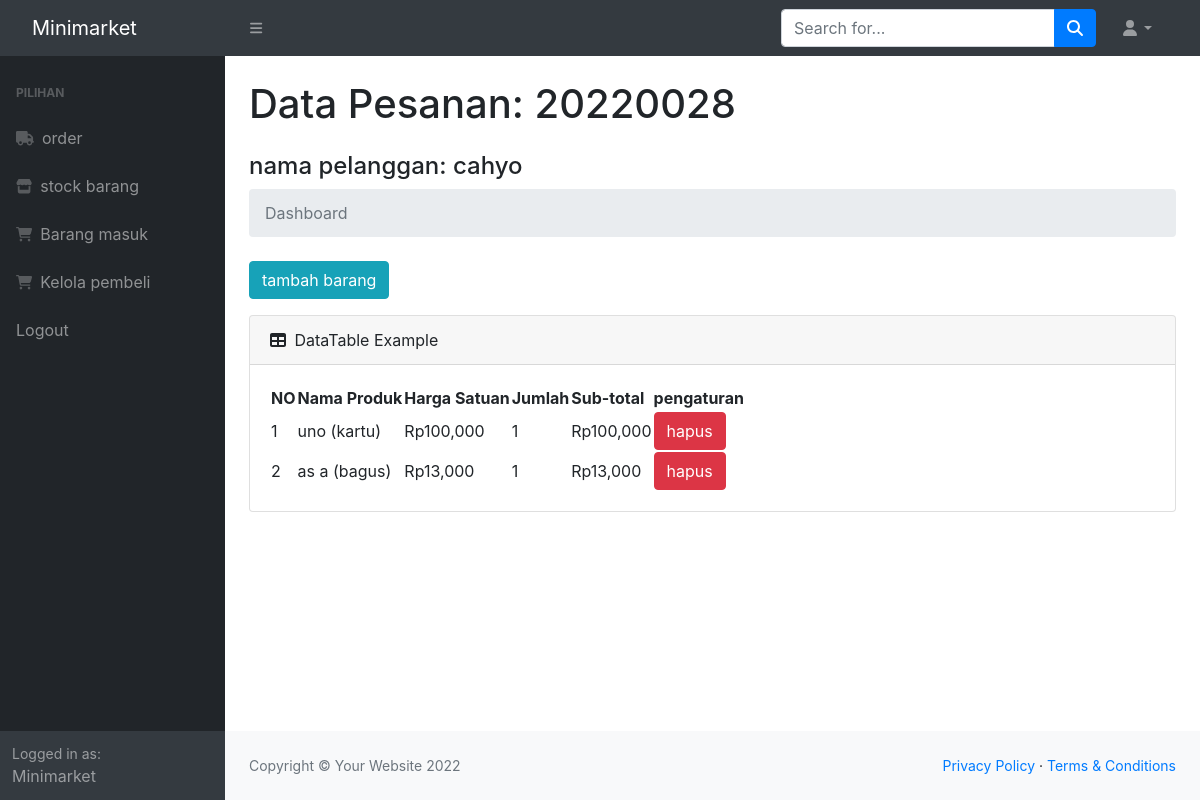
The app's page /tampilan.php?idp=20220028 (signed in) with its own data.
### tables this page shows
CREATE TABLE `pesanan` (
  `idorder` int(11) NOT NULL,
  `tanggal` timestamp NOT NULL DEFAULT current_timestamp(),
  `idpembeli` int(11) NOT NULL
);

CREATE TABLE `pembeli` (
  `idpembeli` int(11) NOT NULL,
  `namapembeli` varchar(50) NOT NULL,
  `nomortelepon` varchar(15) NOT NULL,
  `alamat` text NOT NULL
);

CREATE TABLE `rincianpesanan` (
  `idrincianpesanan` int(11) NOT NULL,
  `idpesanan` int(11) NOT NULL,
  `idproduk` int(11) NOT NULL,
  `qty` int(11) NOT NULL
);

CREATE TABLE `produk` (
  `idproduk` int(11) NOT NULL,
  `namaproduk` varchar(30) NOT NULL,
  `deskripsi` varchar(50) NOT NULL,
  `harga` int(11) NOT NULL,
  `stock` int(11) NOT NULL
);

### tampilan.php (the view, shortened to what this page needs)
<?php
require 'ceklogin.php';
$idp = $_GET['idp'];
if(isset($_GET['idp'])){
    $idp = $_GET['idp'];
    $ambilnamapembeli = mysqli_query($c,"select * from pesanan p, pembeli pl where p.idpembeli=pl.idpembeli and p.idorder='$idp'");
    $np = mysqli_fetch_array($ambilnamapembeli);
    $namapel = $np['namapembeli'];
} else{
    header('location:index.php');
}
?>
<!DOCTYPE html>
<html lang="en">
<head>
        <link href="https://cdn.jsdelivr.net/npm/simple-datatables@latest/dist/style.css" rel="stylesheet" />
        <link href="css/styles.css" rel="stylesheet" />
        <link rel="stylesheet" href="https://cdn.jsdelivr.net/npm/bootstrap@4.6.1/dist/css/bootstrap.min.css">
    </head>
    <body class="sb-nav-fixed">
        <nav class="sb-topnav navbar navbar-expand navbar-dark bg-dark">
            <a class="navbar-brand ps-3" href="index.php">Minimarket</a>
            <button class="btn btn-link btn-sm order-1 order-lg-0 me-4 me-lg-0" id="sidebarToggle" href="#!"><i class="fas fa-bars"></i></button>
            <form class="d-none d-md-inline-block form-inline ms-auto me-0 me-md-3 my-2 my-md-0">
                <div class="input-group">
                    <input class="form-control" type="text" placeholder="Search for..." aria-label="Search for..." aria-describedby="btnNavbarSearch" />
                    <button class="btn btn-primary" id="btnNavbarSearch" type="button"><i class="fas fa-search"></i></button>
                </div>
            </form>
            <ul class="navbar-nav ms-auto ms-md-0 me-3 me-lg-4">
                <li class="nav-item dropdown">
                    <a class="nav-link dropdown-toggle" id="navbarDropdown" href="#" role="button" data-bs-toggle="dropdown" aria-expanded="false"><i class="fas fa-user fa-fw"></i></a>
                </li>
            </ul>
        </nav>
        <div id="layoutSidenav">
            <div id="layoutSidenav_nav">
                <nav class="sb-sidenav accordion sb-sidenav-dark" id="sidenavAccordion">
                    <div class="sb-sidenav-menu">
                        <div class="nav">
                            <div class="sb-sidenav-menu-heading">Pilihan</div>
                            <a class="nav-link" href="index.php">
                                <div class="sb-nav-link-icon"><i class="fa-solid fa-truck"></i></div>
                                order
                            </a>
                            <a class="nav-link" href="stock.php">
                                <div class="sb-nav-link-icon"><i class="fa-solid fa-store"></i></div>
                                stock barang
                            </a>
                            <a class="nav-link" href="masuk.php">
                                <div class="sb-nav-link-icon"><i class="fa-solid fa-cart-shopping"></i></div>
                                Barang masuk
                            </a>
                            <a class="nav-link" href="pembeli.php">
                                <div class="sb-nav-link-icon"><i class="fa-solid fa-cart-shopping"></i></div>
                                Kelola pembeli
                            </a>
                            <a class="nav-link" href="logout.php">
                                Logout
                            </a>
                        </div>
                    </div>
                    <div class="sb-sidenav-footer">
                        <div class="small">Logged in as:</div>
                        Minimarket
                    </div>
                </nav>
            </div>
            <div id="layoutSidenav_content">
                <main>
                    <div class="container-fluid px-4">
                        <h1 class="mt-4">Data Pesanan: <?=$idp;?></h1>
                        <h4 class="mt-4">nama pelanggan: <?=$namapel;?></h4>
                        <ol class="breadcrumb mb-4">
                            <li class="breadcrumb-item active">Dashboard</li>
                        </ol>
                            <button type="button" class="btn btn-info mb-3" data-toggle="modal" data-target="#myModal">
                                tambah barang
                            </button>
                        <div class="card mb-4">
                            <div class="card-header">
                                <i class="fas fa-table me-1"></i>
                                DataTable Example
                            </div>
                            <div class="card-body">
                                <table id="datatablesSimple">
                                    <thead>
                                        <tr>
                                            <th>NO</th>
                                            <th>Nama Produk</th>
                                            <th>Harga Satuan</th>
                                            <th>Jumlah</th>
                                            <th>Sub-total</th>
                                            <th>pengaturan</th>
                                        </tr>
                                    </thead>
                                    <tbody>
                                    <?php
                                        $get = mysqli_query($c,"select * from rincianpesanan p, produk pr where p.idproduk=pr.idproduk and idpesanan='$idp'");
                                        $i = 1;
                                        while($p=mysqli_fetch_array($get)){
                                            $idpr = $p['idproduk'];
                                            $qty = $p['qty'];
                                            $harga = $p['harga'];
                                            $namaproduk = $p['namaproduk'];
                                            $desc = $p['deskripsi'];
                                            $subtotal = $qty*$harga;
                                        ?>
                                            <tr>
                                            <td><?=$i++;?></td>
                                            <td><?=$namaproduk ;?> (<?=$desc;?>)</td>
                                            <td>Rp<?=number_format($harga);?></td>
                                            <td><?=number_format($qty);?></td>
                                            <td>Rp<?=number_format($subtotal);?></td>
                                            <td>
                                            <button type="button" class="btn btn-danger" data-toggle="modal" data-target="#delete<?=$idpr;?>">
                                             hapus
                                            </button></td>
                                            </tr>
                                        <?php
                                        };
                                        ?>
                                    </tbody>
                                </table>
                            </div>
                        </div>
                    </div>
                </main>
                <footer class="py-4 bg-light mt-auto">
                    <div class="container-fluid px-4">
                        <div class="d-flex align-items-center justify-content-between small">
                            <div class="text-muted">Copyright &copy; Your Website 2022</div>
                            <div>
                                <a href="#">Privacy Policy</a>
                                &middot;
                                <a href="#">Terms &amp; Conditions</a>
                            </div>
                        </div>
                    </div>
                </footer>
            </div>
        </div>
    </body>
</html>

### records on screen
pesanan: idpembeli.namapembeli "cahyo"
rincianpesanan: idproduk.namaproduk "uno", idproduk.deskripsi "kartu", idproduk.harga "100,000", qty "1", qty.harga "100,000"
rincianpesanan: idproduk.namaproduk "as a", idproduk.deskripsi "bagus", idproduk.harga "13,000", qty "1", qty.harga "13,000"

### other values on screen
$idp "20220028"
